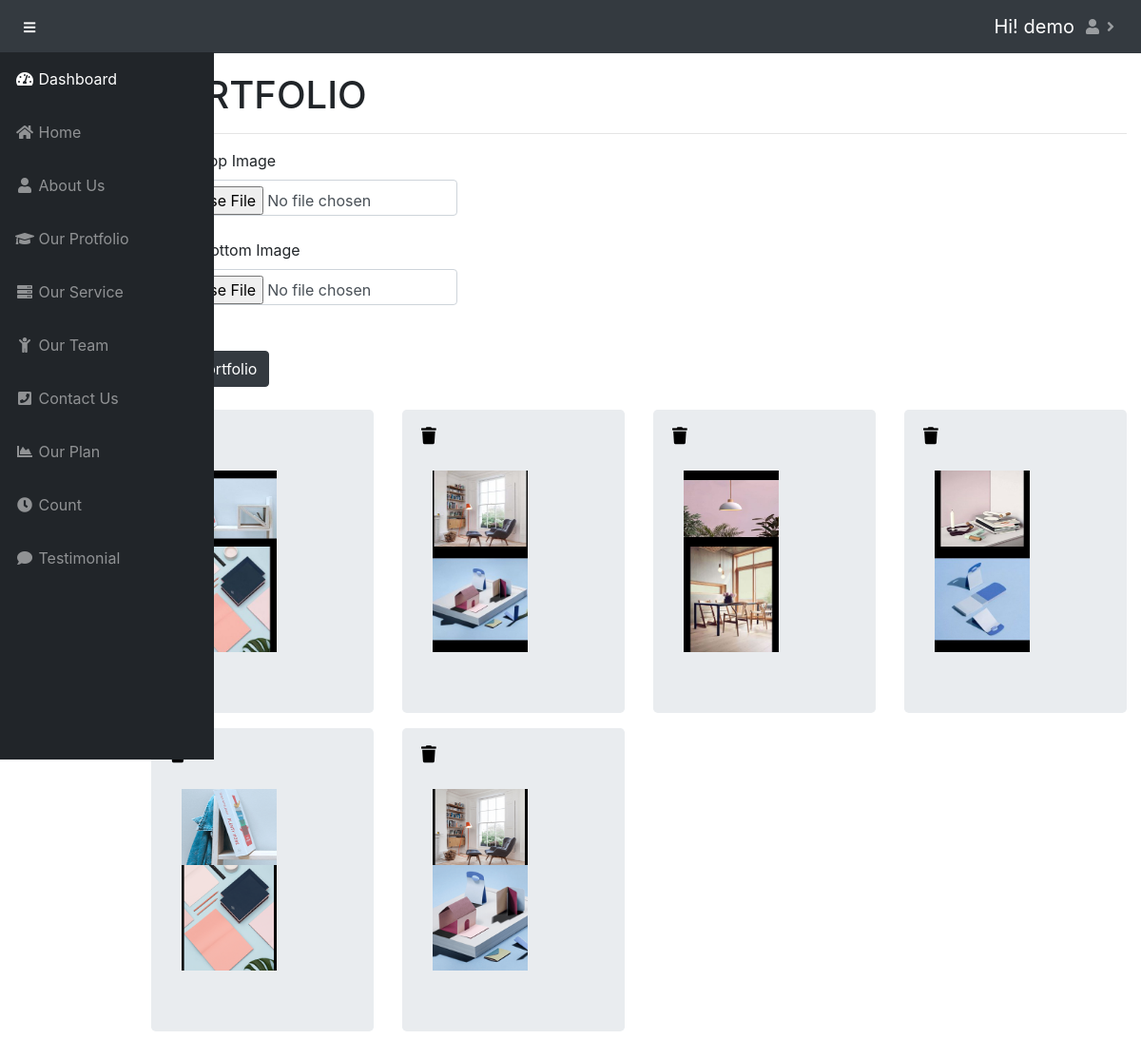
The app's page /admin/portfolio.php (signed in) with its own data.
### tables this page shows
CREATE TABLE `b_user` (
  `id` int(11) NOT NULL,
  `username` varchar(50) NOT NULL,
  `pass` varchar(50000) NOT NULL
);

CREATE TABLE `b_navigator` (
  `id` int(11) NOT NULL,
  `slag` varchar(20) NOT NULL,
  `menuName` varchar(20) NOT NULL,
  `icon` varchar(58) NOT NULL
);

CREATE TABLE `b_porfolio` (
  `id` int(11) NOT NULL,
  `topimg_1` varchar(255) NOT NULL,
  `topimg_2` varchar(255) NOT NULL,
  `btmimg_1` varchar(255) NOT NULL,
  `btmimg_2` varchar(255) NOT NULL
);

### admin/portfolio.php (the view, shortened to what this page needs)
<?php
include 'include/head.php';
?>
    <div id="content-wrapper">
        <div class="container-fluid">
            <div class="row">
                <div class="col-md-12">
                    <h1><?php echo strtoupper('PORTFOLIO')?></h1>
                    <hr>
                </div>
                <div class="col-md-4">
                    <form action="<?php $_SERVER['PHP_SELF'] ?>" method="post" enctype="multipart/form-data" class=" form-group">
                        <label for="topimg">Select Top Image</label>
                        <input type="file" name="file1" required class="form-control form-control-xs input-group-file" id="topimg">
                        <br>
                        <label for="btmimg">Select Bottom Image</label>
                        <input type="file" name="file2" required class="form-control form-control-xs input-group-file" id="btmimg">
                        <br>
                        <br>
                        <button name="portfolio" class="btn btn-dark">Add Portfolio</button>
                    </form>
                    <br>
                </div>
            </div>
            <div class="row">
            <?php
            $sql = "SELECT * FROM b_porfolio";
            $a_data = mysqli_query($con,$sql);
            while($row = mysqli_fetch_assoc($a_data)){
                ?>
                <div class="col-md-3">
                    <a href="?del=<?php echo $row['id']; ?>" style="display: block; margin-bottom: -40px; margin-left: 20px;"><i class="fa fa-trash" aria-hidden="true" style="color: black; font-size: 18px;"></i></a>
                    <div class="jumbotron">
                        <img class="txt-centre" src="../image/<?php echo $row["topimg_2"]?>" alt="port1" class="img-fluid" width="100px" height="80px">
                        <img src="../image/<?php echo $row["btmimg_2"]?>" alt="port2" class="img-fluid" width="100px" height="80px">
                    </div>
                </div>
            <?php }?>
        </div>
        </div>
    </div>
<?php
include 'include/footer.php';
?>

### admin/include/head.php (shortened to what this page needs)
<?php
$var = $_SERVER['DOCUMENT_ROOT'];
$path = $var.'/SimplePhpSite';
include $path.'/includes/db/db.php';
$sql = "SELECT * FROM b_user WHERE id=1";
$a_data = mysqli_query($con, $sql);
$row = mysqli_fetch_assoc($a_data);
?>
<!DOCTYPE html>
<html lang="en">
<head>
    <link href="vendor/fontawesome-free/css/all.min.css" rel="stylesheet" type="text/css">
    <link href="vendor/datatables/dataTables.bootstrap4.css" rel="stylesheet">
    <link href="css/sb-admin.css" rel="stylesheet">
</head>
<body id="page-top">
<nav class="navbar navbar-expand navbar-dark bg-dark fixed-top">
    <button class="btn btn-link btn-sm text-white order-1 order-sm-0" id="sidebarToggle" href="#">
        <i class="fas fa-bars"></i>
    </button>
    <ul class="navbar-nav ml-auto">
        <li class="nav-item">
            <a class="navbar-brand mr-1" href="#">Hi! <?php echo $row['username'];?></a>
            </li>
        <li class="nav-item dropdown">
            <a class="nav-link dropdown-toggle" href="#" id="navbarDropdown" role="button" data-toggle="dropdown" aria-haspopup="true" aria-expanded="false">
                <i class="fa fa-user" aria-hidden="true"></i>
            </a>
        </li>
    </ul>
</nav>
<div id="wrapper" style="padding-left: 12%; padding-top: 60px;">
    <ul class="sidebar navbar-nav fixed-top " data-spy="affix" style="margin-top: 55px;">
        <li class="nav-item active">
            <a class="nav-link" href="index.php">
                <i class="fas fa-fw fa-tachometer-alt"></i>
                <span>Dashboard</span>
            </a>
        </li>
        <?php
        $name = 'SELECT * FROM b_navigator';
        $result = $con->query($name);
        while($row = $result->fetch_assoc()) {
            ?>
            <li class="nav-item">
                <a class="nav-link" href="<?php echo $row['slag']?>.php">
                    <i class="<?php echo $row['icon']?>"></i>
                    <span><?php echo $row['menuName']?></span></a>
            </li>
            <?php
        }
        ?>
        <li class="nav-item">
            <a class="nav-link" href="plan.php">
                <i class="fas fa-fw fa-chart-area"></i>
                <span>Our Plan</span></a>
        </li>
        <li class="nav-item">
            <a class="nav-link" href="count.php">
                <i class="fas fa-fw fa-clock"></i>
                <span>Count</span></a>
        </li>
        <li class="nav-item">
            <a class="nav-link" href="testimonial.php">
                <i class="fas fa-fw fa-comment"></i>
                <span>Testimonial</span></a>
        </li>
    </ul>

### admin/include/footer.php (shortened to what this page needs)
</div>
</body>
</html>

### records on screen
b_user: username "demo"
b_navigator: menuName "Home"
b_navigator: menuName "About Us"
b_navigator: menuName "Our Protfolio"
b_navigator: menuName "Our Service"
b_navigator: menuName "Our Team"
b_navigator: menuName "Contact Us"
b_porfolio: topimg_2 (picture), btmimg_2 (picture)
b_porfolio: topimg_2 (picture), btmimg_2 (picture)
b_porfolio: topimg_2 (picture), btmimg_2 (picture)
b_porfolio: topimg_2 (picture), btmimg_2 (picture)
b_porfolio: topimg_2 (picture), btmimg_2 (picture)
b_porfolio: topimg_2 (picture), btmimg_2 (picture)
